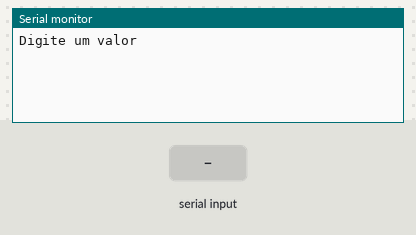
The sketch below on a simulated Arduino Uno, built with avr-gcc and run on an emulated ATmega328P. Shown: the last lines printed to the serial monitor. Inputs (shaded band) come from the test bench.

Above: at 1.2 s.
1.3 s: "90,45\n" received over Serial
At 3.1 s:
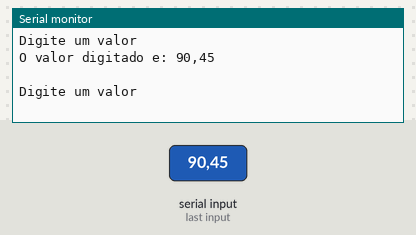
3.4 s: "0\n" received over Serial
At 4.3 s:
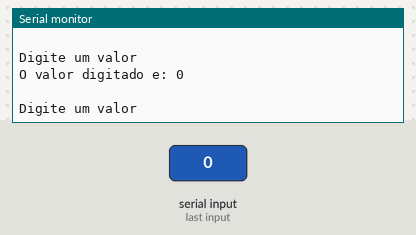
5.1 s: "1,90,45\n" received over Serial
At 6.3 s:
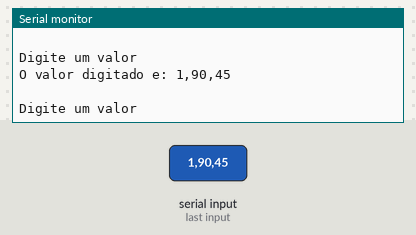

Measured:
- after the input at 1.3 s, the serial monitor: prints a new line after 0.60 s (image 1)
- after the input at 3.4 s, the serial monitor: prints a new line after 0.20 s (image 2)
- after the input at 5.1 s, the serial monitor: prints a new line after 0.80 s (image 3)

The sketch:

14_read_serial.ino
```cpp
float x =0 ;
float y = 0;
int n = 0, k = 0;

void setup() {
  Serial.begin(9600); //Enviar uma mensagem na porta serial
}

void loop() {
  String sti = "";

  Serial.println("Digite um valor");

  while(Serial.available() == 0){
    /*aqui nesse fica travado, mas sem imprimir nada,
     * enquanto nao tiver nada na porta serial vai ficar
     * tavado aqui
    */
  }

  if(Serial.available() > 0){//aqui verifica se tem algo na entrada da porta serial
      String sti = "";

      while(Serial.available() > 0){
        /*
         * nesse while enquanto tiver dados
         * na porta serial, vai manter o while
         */

         char chat = Serial.read();//variavel para le o que esta na fila da porta serial
         sti+= chat;

         delay(100);
      }

      x = sti.toInt();
      y = sti.toFloat();

      Serial.print("O valor digitado e: ");
      Serial.println(sti);
      Serial.println(" ");
  }
}
```
